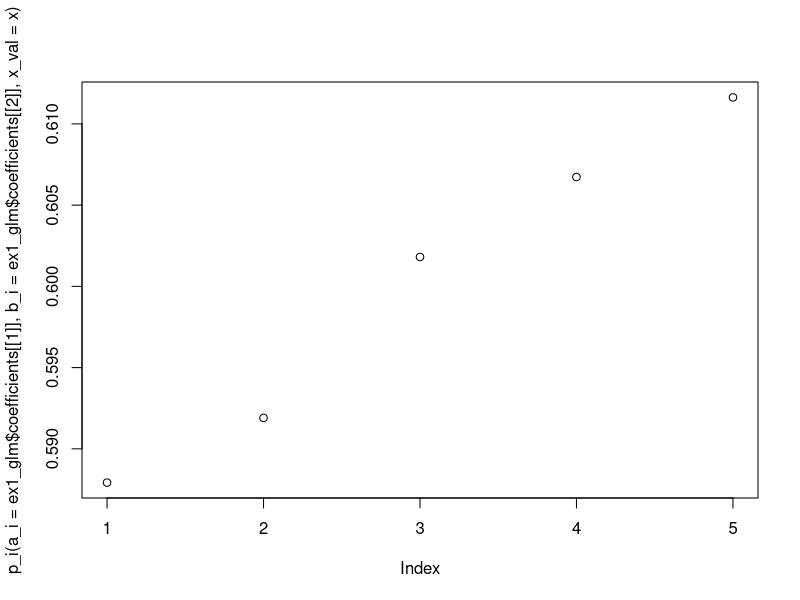

Source code (R):
## ---- chunk 1
knitr::opts_chunk$set(echo = TRUE)
## ---- chunk 2

library(knitr)


## ---- chunk 3
x <- c(0.1,  0.5,  1.5,  2.0 , 2.5)
y <- c(0,  1,  1,  1,  0)
ex_1 <- rbind(x,y)

knitr::kable(ex_1, formmat = 'latex')
## ---- chunk 4

p_i <- function(a_i = 1, b_i = 1, x_val) {
  fxn <- 1/(1+exp(-1*(a_i + b_i*(x_val)))) #formula
  return(fxn)
}

p_i(x_val = x)



## ---- chunk 5

log_lik <- function(x_i, y_i) {
  p_xi <- p_i(x_val = x_i)
  fxn <- y_i * log(p_xi) + (1-y_i) * log(1-p_xi)
  return(fxn)
}

log_lik(x_i = x ,y_i = y) #L_i

sum(log_lik(x_i = x ,y_i = y)) #log-likelihood objective, assuming a_i = b_i = 1

## ---- chunk 6
a_0 <- 1
b_0 <- 1
initial_params <- matrix(a_0,b_0, nrow = 2)


drda <- p_i(x_val = x) * (1 - p_i(x_val = x))
drdb <- -x * p_i(x_val = x) * (1 - p_i(x_val = x))

ex1_j <- cbind(drda,drdb) #initial jacobian
print(ex1_j)
ex1_resid <- matrix(y - p_i(x_val = x)) #initial residuals
print(ex1_resid)

## ---- chunk 7
initial_input <- list(initial_params, ex1_resid, ex1_j)
ex1_solve <- function(list_input = initial_input) {
  params <- list_input[[1]]
  R <- list_input[[2]]
  J <- list_input[[3]]

  
  newton <- params - solve(t(J) %*% J) %*% t(J) %*% R #gauss-newton algorithm
  ex1_solve.result <- newton #t + 1 iteration of parameter estimates
  p_xhat <- p_i(a_i = ex1_solve.result[1], b_i = ex1_solve.result[2], x_val = x) #calculate new S(x) with new parameters
  
  ex1_solve.resid <- y - p_xhat #calculate new residual
  ex1_solve.drda <-  p_xhat * (1 - p_xhat) #update parameters in dRda
  ex1_solve.drdb <- -x * p_xhat * (1 - p_xhat) #update parameters in dRdb 
  ex1_solve.jacobian <- cbind(ex1_solve.drda,ex1_solve.drdb) #recalculate jacobian using above derivatives
    return(list(ex1_solve.result,ex1_solve.resid, ex1_solve.jacobian)) #return list to allow for multiple iterations
}


first_iteration <- ex1_solve()
print(first_iteration)




## ---- chunk 8

ex1_glm <- glm(y ~ x, family = binomial(link = 'logit'))
print(ex1_glm)
## ---- chunk 9

log_lik_2 <- function(x_i, y_i) {
  p_xi <- p_i(a_i = ex1_glm$coefficients[[1]], b_i = ex1_glm$coefficients[[2]], x_val = x_i)
  fxn <- y_i * log(p_xi) + (1-y_i) * log(1-p_xi)
  return(fxn)
}

log_lik_2(x, y)
sum(log_lik_2(x_i = x, y_i = y))


plot(p_i(a_i = ex1_glm$coefficients[[1]], b_i = ex1_glm$coefficients[[2]], x_val = x))


## ---- chunk 10


head(mtcars)


summary(prcomp(mtcars, scale = TRUE))


## ---- chunk 11

prcomp(mtcars, scale = TRUE)


## ---- chunk 12

random_matrix <- matrix(rnorm(20),nrow=4)

ex3_svd <- svd(random_matrix) 
## ---- chunk 13

D <-diag(ex3_svd$d) #make vector diagonal
U <-ex3_svd$u
V <-ex3_svd$v 

U %*% D %*% t(V)
random_matrix

## ---- chunk 14


y_matrix <- function(seed=1234) {
  set.seed(seed)
  x_1 <- runif(100, min = 1, max = 2)
  x_2 <- runif(100, min = 1, max = 2)
  x_3 <- rnorm(100, mean = 0, sd = 1)
  x_4 <- rnorm(100, mean = 0, sd = 1)
  y_func <- cbind(5*x_1, 2*x_2, 2*x_3, x_4)

  return(y_func)
}

ex4_y <- y_matrix(1028)
colnames(ex4_y) <- c('5x_1', '2x_2', '2x_3', 'x_4')

## ---- chunk 15

summary(ex4_y)
sd(ex4_y[,1])
sd(ex4_y[,2])
sd(ex4_y[,3])
sd(ex4_y[,4])
## ---- chunk 16


summary(prcomp(ex4_y, scale = TRUE))

## ---- chunk 17

prcomp(ex4_y)
